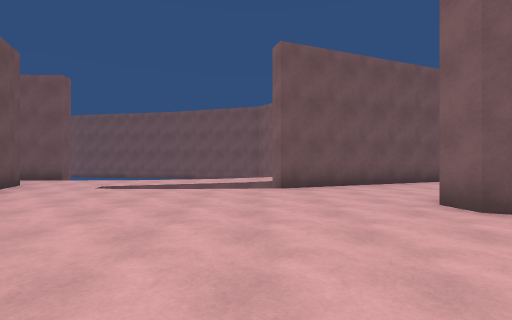
View 1 (above)

16 first-person views from a walk through a scene from a Unity 3-D project. The camera is 1.3 m above the floor, looks level and sees 85° across. The floor is counted in squares, 2 m on a side. Each view is taken from the middle of a square. On the plan, view 1 faces up. The plan holds only what a view shows up to about 9 squares ahead; the rest is blank. The place goes on beyond the plan. The player is left out.

View 2
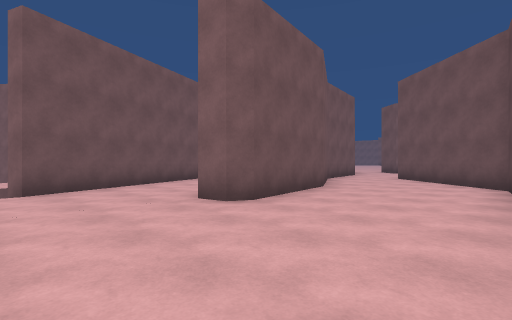

View 3
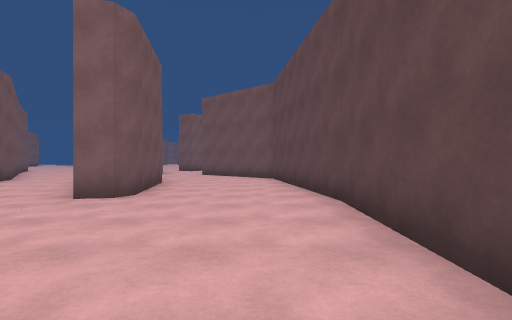

View 4
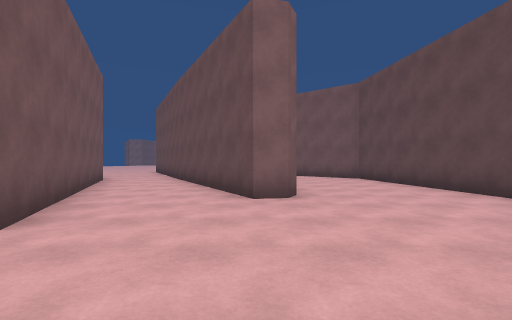

View 5
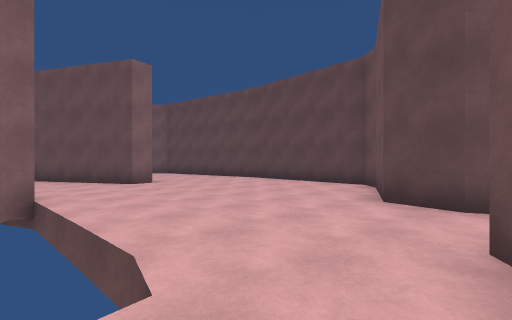

View 6
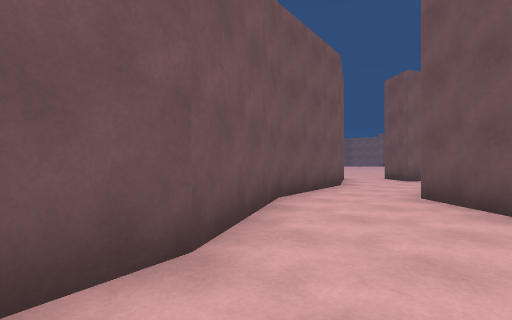

View 7
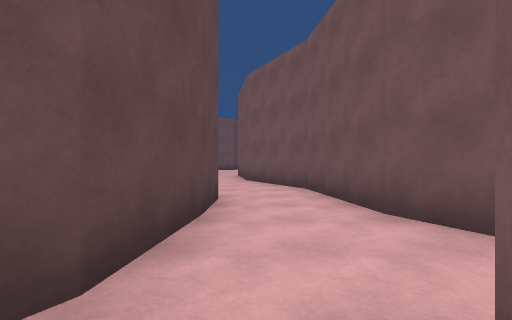

View 8
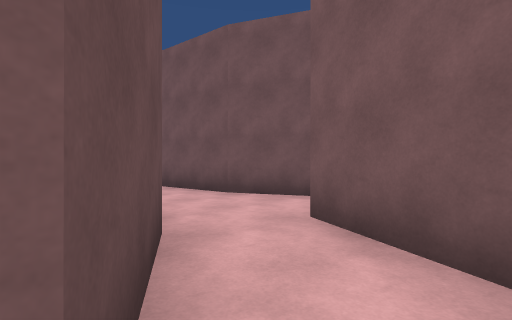

View 9
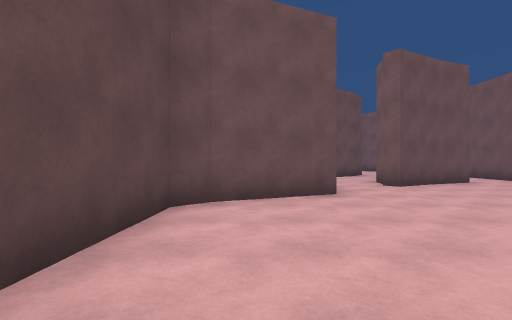

View 10
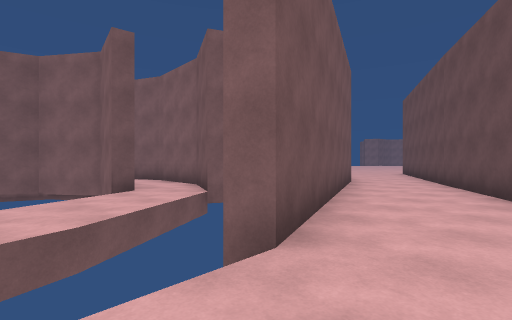

View 11
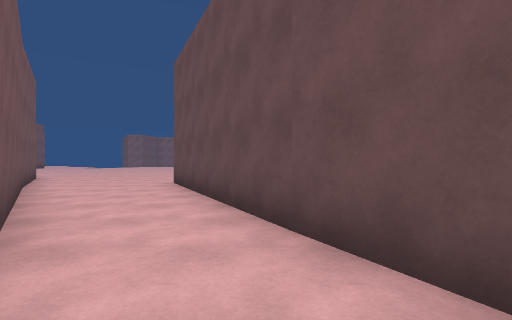

View 12
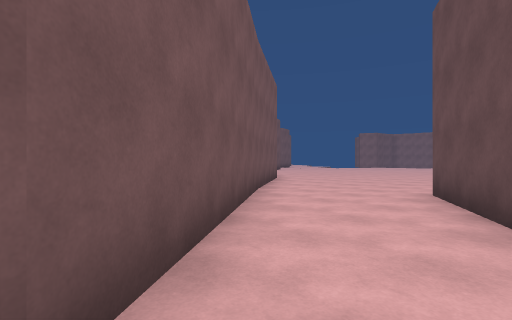

View 13
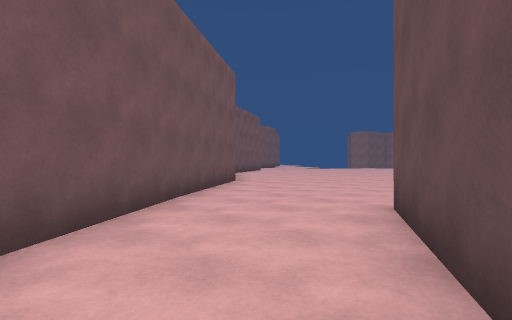

View 14
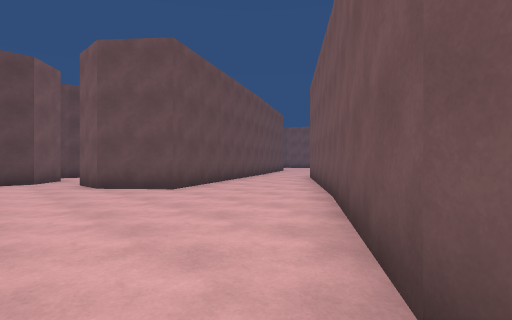

View 15
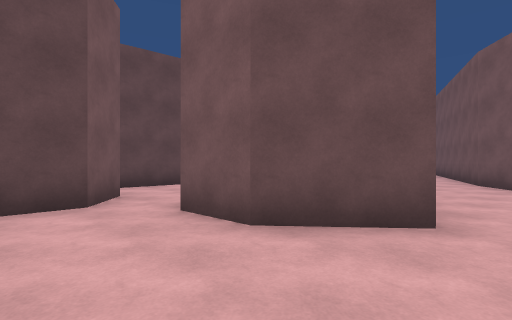

View 16
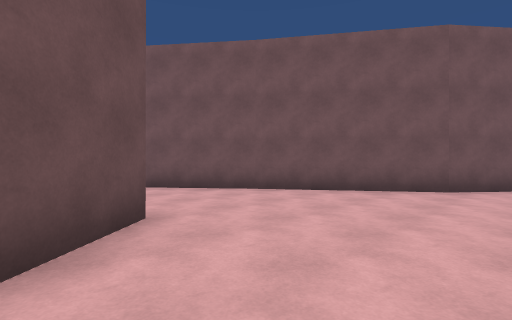

### Floor plan
Points are (right, up) in squares from view 1. A wall is a line through its corners. A room is listed if a view was taken in it or the views show most of it. See-through windows are left out.
Room 1 (views 1, 2, 3, 4, 5, 6, 9, 10, 11)
walls: (2.4, -0.4) (7.8, 0.4) (10.3, 3.4) (11.8, 3.4); (6.3, 8.6) (0.6, 6.4) (0.4, 6.8); (-4.4, 2.8) (-3.3, 2.5) (-2.3, 0.3) (-1.9, -0.2) (2.5, -0.4); (-5, 4.9) (-4.8, 4.5) (-5.1, 4.3); (11.7, 3.4) (13.7, 3.2); (-6, 7.2) (-5.1, 4.7); (13.2, 6.3) (11.6, 5.6) (8.7, 5.1) (6.1, 3.7) (3.2, 3.2) (2.8, 3.4) (2.7, 4) (7.6, 6.7); (14.2, 4.7) (14.9, 5.7)
ways out: opening at (15, 4) to room 2; opening at (7, 8) to room 3; opening at (14, 6) to room 3; opening at (-5, 3.5); opening at (-4.5, 7)
Room 2 (views 7, 8)
walls: (13.7, 3.2) (15.5, 2.1); (16, 3.9) (14.2, 4.7)
ways out: opening at (15, 4) to room 1
Room 3 (views 12, 13, 14, 15, 16)
walls: (14.9, 5.7) (15.8, 5.7); (14.7, 15) (7, 8.9); (7.2, 9) (6.3, 8.6); (7.6, 6.7) (12.8, 9.5) (14.1, 8) (14.1, 6.7); (15.7, 15.8) (14.7, 14.6)
ways out: opening at (7, 8) to room 1; opening at (14, 6) to room 1
Room 4 (no view inside)
walls: (2.3, 9.7) (3.1, 11.4) (3.2, 13.6)
ways out: opening at (2, 11); opening at (2, 13)

Positions as (right, up) in squares from view 1, and headings:
1: (0, 0), facing up
2: (0, 0), facing up-right
3: (-2, 1), facing right
4: (-2, 4), facing right
5: (-5, 7), facing down-right
6: (5, 2), facing up-right
7: (15, 4), facing left
8: (16, 2), facing up-left
9: (2, 1), facing left
10: (-1, 5), facing up-right
11: (5, 7), facing right
12: (7, 8), facing up-right
13: (9, 8), facing up-right
14: (16, 15), facing down-left
15: (16, 10), facing down-left
16: (16, 8), facing up-left
